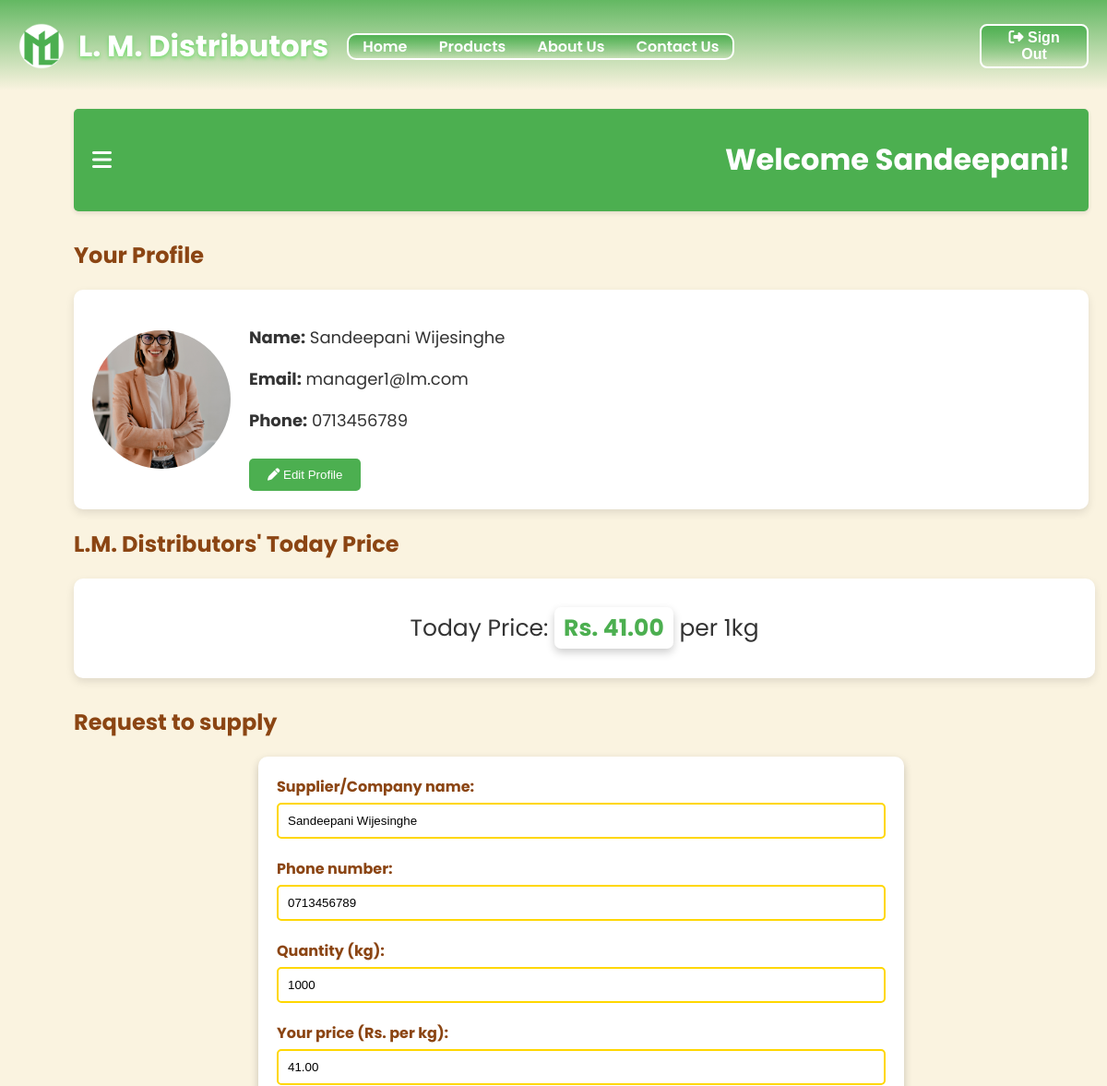
Page /supplier.php (signed in, upper part) on the earlier database version.
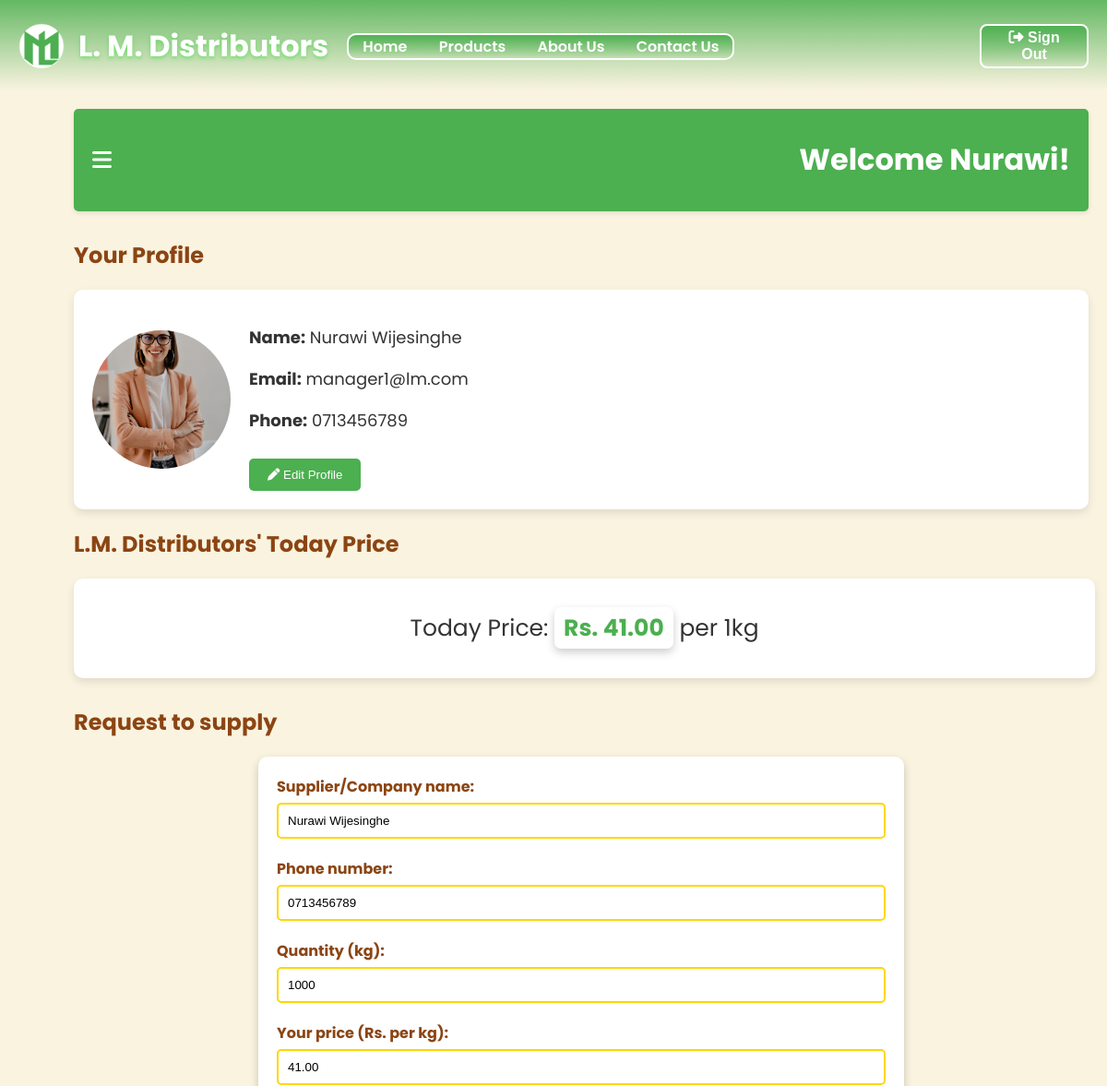
Same page on the later database version.
### tables this page shows
CREATE TABLE `user_info` (
  `userID` int(11) NOT NULL,
  `email` varchar(255) NOT NULL,
  `password` varchar(255) NOT NULL,
  `fName` varchar(100) NOT NULL,
  `lName` varchar(100) NOT NULL,
  `dob` date NOT NULL,
  `phone1` varchar(15) NOT NULL,
  `phone2` varchar(15) DEFAULT NULL,
  `address` text NOT NULL,
  `image` varchar(255) DEFAULT NULL,
  `type` enum('admin','manager','customer','supplier','buyer') NOT NULL,
  `assignType` varchar(50) DEFAULT NULL,
  `status` enum('active','inactive') NOT NULL,
  `last_logout` datetime DEFAULT NULL
);

### supplier.php (the view, shortened to what this page needs)
<?php
    include_once 'config.php';
    if(!isset($_SESSION['user_fName'])) {
        header('Location: login.php');
        exit();
    }
    else {
        $dob = $_SESSION['user_dob'];
        $today = date('m-d');
        $birthday = date('m-d', strtotime($dob));
        if($birthday == $today) {
            $greeting = "Happy birthday ".htmlspecialchars($_SESSION['user_fName'])."!";
        }
        else {
            $greeting = "Welcome ".htmlspecialchars($_SESSION['user_fName'])."!";
        }
        $todayPriceSql = "SELECT price FROM supplyerprice";
        $todayPriceResult = mysqli_query($conn, $todayPriceSql);
        $todayPriceRow = mysqli_fetch_assoc($todayPriceResult);
        $todayPrice = $todayPriceRow['price'];
        $userID = $_SESSION['user_id'];
        $sql = "SELECT * FROM user_info WHERE `userID` = ?";
        $stmt = $conn->prepare($sql);
        $stmt->bind_param("i", $userID);
        $stmt->execute();
        $result = $stmt->get_result();
        $row = $result->fetch_assoc();
    }
?>
<!DOCTYPE html>
<html lang="en">
<head>
    <link rel="stylesheet" href="./css/supplier.css">
    <link rel="stylesheet" href="https://cdnjs.cloudflare.com/ajax/libs/font-awesome/6.0.0-beta3/css/all.min.css">
</head>
<body>
    <?php include 'header.php'; ?>
    <div class="container">
        <div class="main-content">
            <div class="topbar">
                <i class="fas fa-bars" id="toggle-sidebar" title="Open Dashboard"></i>
                <h1><?php echo $greeting; ?></h1>
            </div>
            <section class="supplier-profile">
                <h2>Your Profile</h2>
                <div class="profile-card">
                    <img src="<?php echo htmlspecialchars($_SESSION['user_image']); ?>" alt="Supplier Profile Picture" class="profile-pic">
                    <div class="profile-info">
                        <p><strong>Name:</strong> <?php echo htmlspecialchars($_SESSION['fullName'])?></p>
                        <p><strong>Email:</strong> <?php echo htmlspecialchars($_SESSION['user_email'])?></p>
                        <p><strong>Phone:</strong> <?php echo htmlspecialchars($_SESSION['user_phone'])?></p>
                        <button class="btn edit-profile" onclick="window.location.href='./accSettings.php'" title="Edit Profile"><i class="fa-solid fa-pen"></i> Edit Profile</button>
                    </div>
                </div>
            </section>
            <div class="todayPrice">
                <h2>L.M. Distributors' Today Price</h2>
                <div class="priceContainer">
                    <p>Today Price: <strong>Rs. <?php echo htmlspecialchars($todayPrice); ?></strong> per 1kg</p>
                </div>
            </div>
            <div class="requestSupply">
                <h2>Request to supply</h2>
                <center>
                    <form action="supplier.php" method="POST" class="reqForm">
                        <div class="separation">
                            <label for="supplyName">Supplier/Company name: </label>
                            <input type="text" id="supplyName" name="supplyName"
                                   value="<?php echo htmlspecialchars($row['fName']).' '.htmlspecialchars($row['lName']); ?>" required>
                        </div>
                        <div class="separation">
                            <label for="phone">Phone number: </label>
                            <input type="tel" id="phone" name="phone" value="<?php echo htmlspecialchars($row['phone1']); ?>" required>
                        </div>
                        <div class="separation">
                            <label for="supplyQty">Quantity (kg): </label>
                            <input type="number" id="supplyQty" name="supplyQty" min="1000" value="1000" required>
                        </div>
                        <div class="separation">
                            <label for="yourPrice">Your price (Rs. per kg): </label>
                            <input type="number" id="yourPrice" name="yourPrice" step="0.01" min="0"
                                   max="<?php echo htmlspecialchars($todayPrice); ?>" value="<?php echo htmlspecialchars($todayPrice); ?>" required>
                        </div>
                    </form>
                </center>
            </div>
        </div>
    </div>
    <?php include 'footer.php'; ?>
</body>
</html>

Differences in the rows shown:
changed user_info: supplyName "Sandeepani Wijesinghe" → "Nurawi Wijesinghe"
Other differences:
$greeting: "Welcome Sandeepani!" → "Welcome Nurawi!"
$_SESSION['fullName']: "Sandeepani Wijesinghe" → "Nurawi Wijesinghe"
